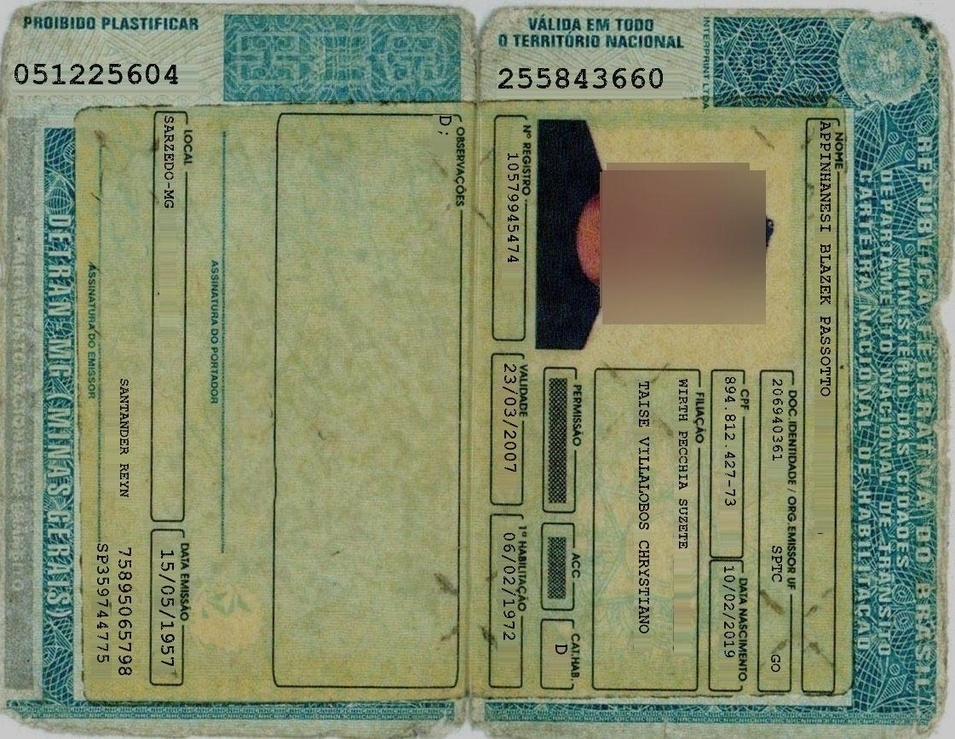
#> input picture CNH_Aberta/00000000_in.jpg, 955 x 739 px, shrunk from 1121 x 868 before the run
$ jupyter execute estatistica.ipynb
#> lines starting #> are read from the running program, lines starting #| are printed output that depends on the picture; after the words box and inside, x2 and y2 are one past the last pixel; in counts of white or black regions, pixels touching at a corner belong together
[cell 1]
import pandas as pd
import numpy as np
import cv2
from matplotlib import pyplot as plt

vou fazer a analise de uma imagem pra ver como é o histograma, ELA e outras caracteristicas estatisticas

[cell 2]
# importando UMA IMAGEM DO CONJUNTO DE DADOS
IMAGE_PATH = 'CNH_Aberta/00000000_in.jpg'
image = cv2.imread(IMAGE_PATH)
#> image is the input picture: shape (739, 955, 3); mean B, G, R 108.7, 139.4, 128.4

#image_pb = cv2.cvtColor(image, cv2.COLOR_BGR2GRAY)/255.0
# ou converte para a escala YCrCb e pega o canal Y (luminância)
image_ycrcb = cv2.cvtColor(image, cv2.COLOR_BGR2YCrCb)
#> image_ycrcb: shape (739, 955, 3); mean of channels 0, 1, 2 132.6, 125, 114.5
image_pb = image_ycrcb[:,:,0]/255.0
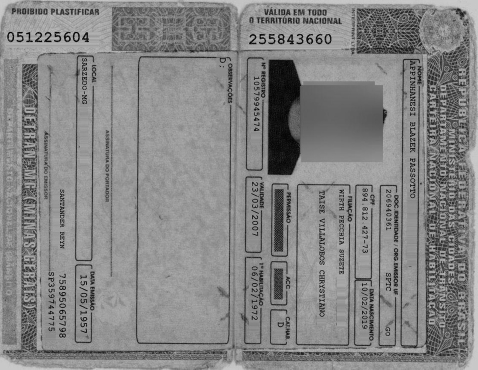
#> image_pb: shape (739, 955) float64 (shown at 1/2 size); min 0, max 0.824, mean 0.52
plt.imshow(image_pb)
plt.show()

[cell 3]
#plotando o histograma da imagem
hist = cv2.calcHist([image], [0], None, [256], [0, 256])
#> hist = 256 values, max 15523 at index 112, min 0 at index 209, mean 2756.8
plt.plot(hist)
plt.xlim([0, 256])
plt.show()
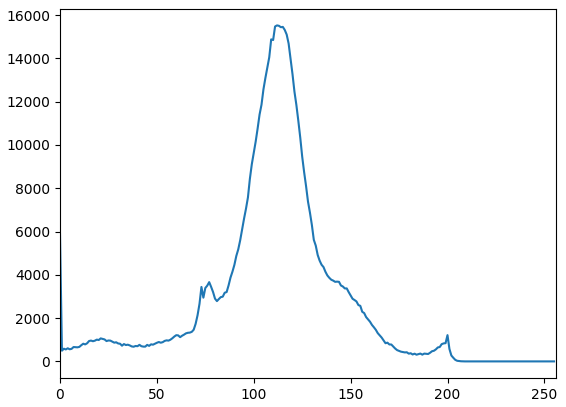
#> figure drawn by matplotlib, 1 panel; curve peaks at x = 112, y = 15523

### ELA
Vou salvar a imagem com uma compressão de 90% e comparar (diff) com a original, as partes como a diferença grande, provavelmente são as que foram comprimidas em separado do resto da imagem

[cell 4]
# salvando a imagem com compressão de 90%
cv2.imwrite('compressed.jpg', image, [int(cv2.IMWRITE_JPEG_QUALITY), 90])
# lendo a imagem comprimida
compressed_image = cv2.imread('compressed.jpg')
# convertendo para float32 para evitar overflow
image_float = image.astype(np.float32)
compressed_float = compressed_image.astype(np.float32)
# calculando a diferença absoluta entre a imagem original e a comprimida
diff = cv2.absdiff(image_float, compressed_float)
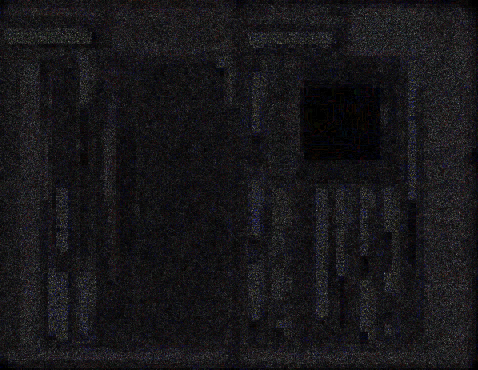
#> diff: shape (739, 955, 3) float32 (shown at 1/2 size); mean B, G, R 2.4, 2.2, 2.3; drawn with min black and max white
# amplificando a diferença para visualização
diff_amplified = cv2.multiply(diff, np.array([50.0]))#aqui mult bem alto pra ficar mais visivelgit
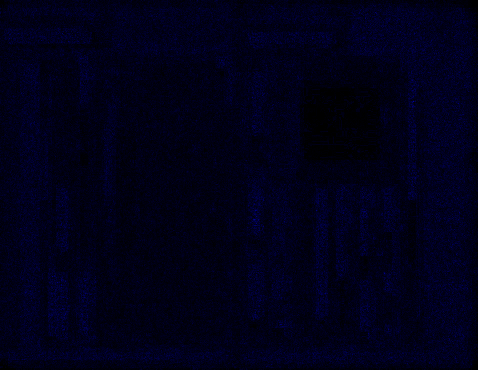
#> diff_amplified: shape (739, 955, 3) float32 (shown at 1/2 size); mean B, G, R 121.8, 0, 0; drawn with min black and max white
# convertendo de volta para uint8
diff_uint8 = cv2.convertScaleAbs(diff_amplified)
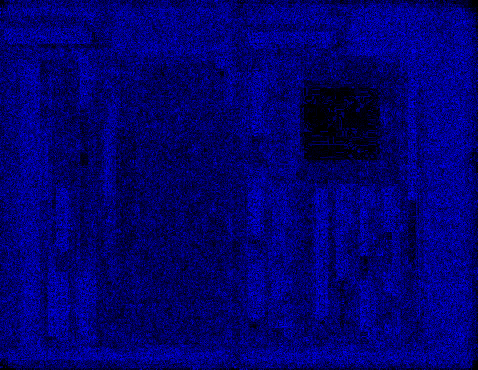
#> diff_uint8: shape (739, 955, 3) (shown at 1/2 size); mean B, G, R 111.6, 0, 0
# exibindo a imagem de diferença
plt.imshow(cv2.cvtColor(diff_uint8, cv2.COLOR_BGR2RGB))
plt.title('Error Level Analysis (ELA)')
plt.axis('off')
plt.show()

A imagem analisada tem 2 grandes alterações: os campos tivem as palavras alteradas e as bordas do documento possivelmente pertencem a outra imagem

### AREAS COLADAS, CLONADAS E/OU MOVIDAS

[cell 5]
# usando SIFT para detectar pontos chave e descrever características locais
sift = cv2.SIFT_create()
kp, des = sift.detectAndCompute(image.astype(np.uint8), None)
#> kp = 7934 keypoints; strongest (x, y, size): (82, 82, 2.4), (547, 69, 2.4), (732, 418, 1.9), (595, 71, 2.1)
# criando um matcher BF (Brute Force)
bf = cv2.BFMatcher.create(cv2.NORM_L2, crossCheck=False)

# encontrando os melhores matches
matches = bf.knnMatch(des, des, k=2)
#> matches = 7934 matches

[cell 6]
DISTANCIA_MINIMA = 1100.0 # distância mínima para considerar um bom match

#filtrando os bons matches usando o critério de razão de Lowe (quanto menor melhor)
good_matches = []
for m, n in matches:
    if m.queryIdx == n.trainIdx:
        continue # ignorar matches do mesmo ponto
    pt1 = np.array(kp[m.queryIdx].pt)
    pt2 = np.array(kp[n.trainIdx].pt)

    distancia = np.linalg.norm(pt1 - pt2)

    if distancia > DISTANCIA_MINIMA:
        good_matches.append((pt1, pt2))
#> this loop made 7934 passes
#> (pt1, pt2, distancia) on passes 1 to 3: ([2.92, 576], [761.2, 726.9], 773.1), ([3.47, 548.2], [41.48, 526.6], 43.71), ([3.53, 430.9], [3.54, 640.3], 209.4)
#> after the loop, good_matches = [([16.28, 704.4], [907.4, 41.36]), ([25.34, 702.7], [931.1, 34.14])]

print(f'Número de bons matches encontrados: {len(good_matches)}')
#| Número de bons matches encontrados: 2

[cell 7]
# visualizando os bons matches
match_image = image.copy()
for pt1, pt2 in good_matches:
    pt1 = tuple(map(int, pt1))
    pt2 = tuple(map(int, pt2))
    cv2.circle(match_image, pt1, 5, (0, 255, 0), -1)
    cv2.circle(match_image, pt2, 5, (0, 0, 255), -1)
    cv2.line(match_image, pt1, pt2, (255, 0, 0), 1)
#> this loop made 2 passes
#> (pt1, pt2) on passes 1 to 2: ((16, 704), (907, 41)), ((25, 702), (931, 34))
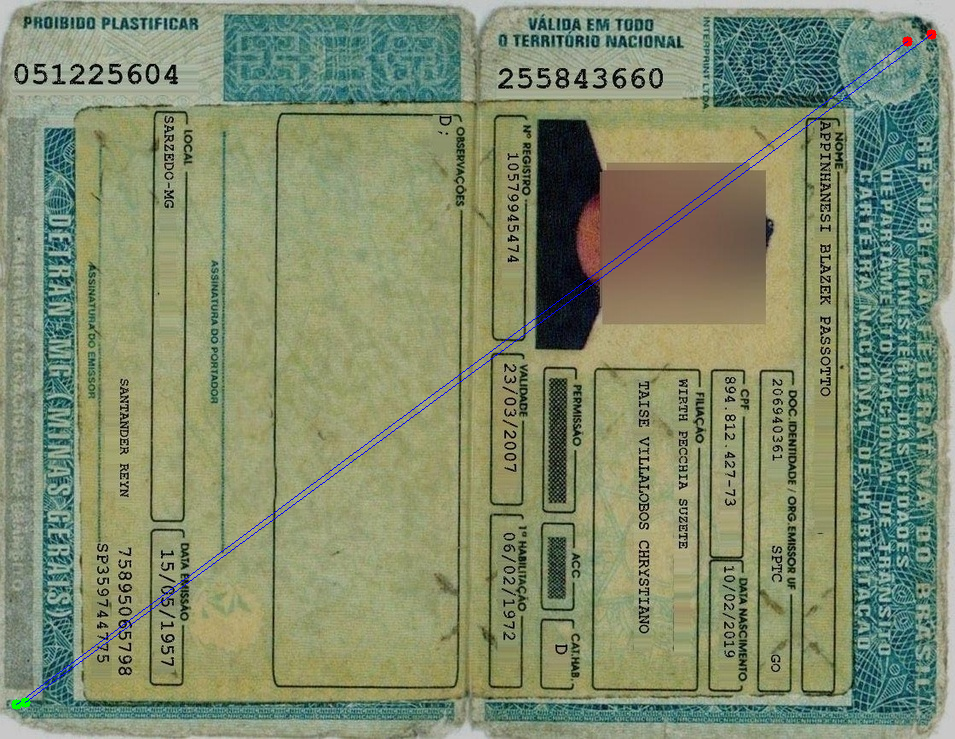
#> match_image: shape (739, 955, 3); 0.3% of pixels changed, all inside (x1, y1, x2, y2) = (11, 29, 937, 710)

sublot = plt.subplot(1, 1, 1)
sublot.imshow(cv2.cvtColor(match_image, cv2.COLOR_BGR2RGB))
sublot.set_title('Bons Matches Detectados')
sublot.axis('off')
plt.show()

$ run again, with CNH_Aberta/00000001_in.jpg copied over CNH_Aberta/00000000_in.jpg
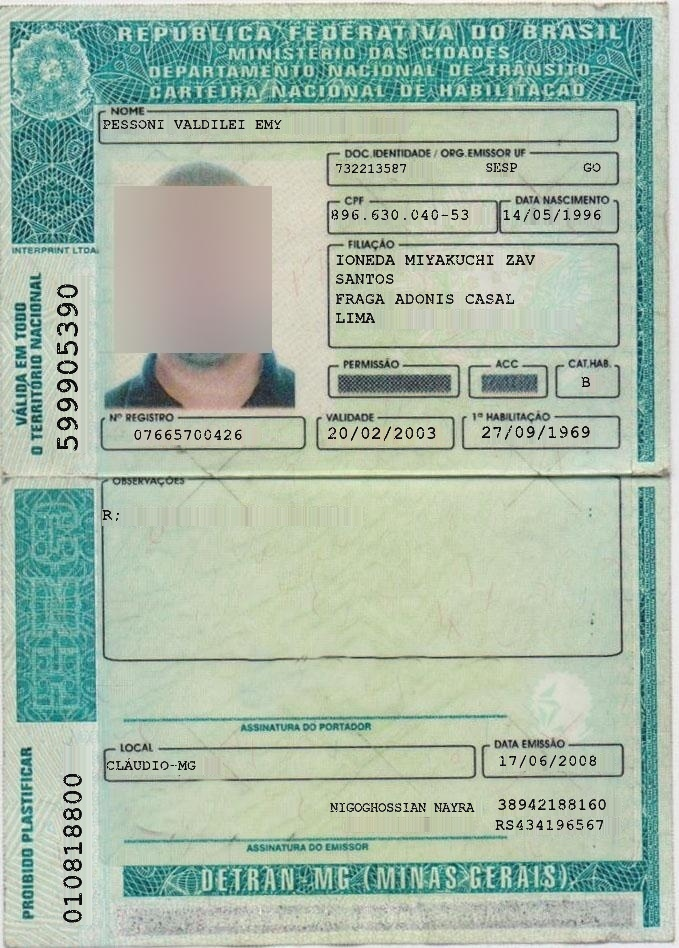
#> input picture CNH_Aberta/00000001_in.jpg, 679 x 948 px
#> image is the input picture: shape (948, 679, 3); mean B, G, R 167.7, 184.8, 165.6
#> image_ycrcb: shape (948, 679, 3); mean of channels 0, 1, 2 177.1, 119.8, 122.7
#> hist = 256 values, max 19545 at index 182, min 0 at index 250, mean 2514.4
#> `diff_uint8 = cv2.convertScaleAbs(diff_amplified)`:
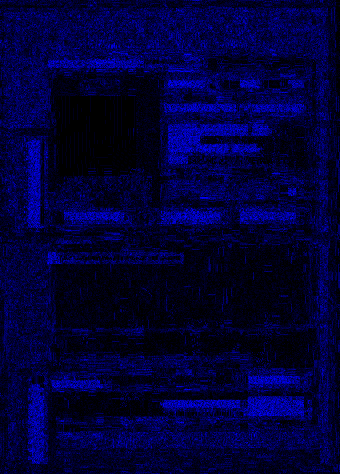
#> diff_uint8: shape (948, 679, 3) (shown at 1/2 size); mean B, G, R 56.2, 0, 0
#> kp = 7636 keypoints; strongest (x, y, size): (483, 264, 1.9), (482, 256, 1.8), (427, 256, 1.9), (476, 303, 1.9)
#> matches = 7636 matches
#> the loop `for m, n in matches:` made 7636 passes
#> (pt1, pt2, distancia) on passes 1 to 3: ([2.47, 591.4], [2.54, 594.4], 3.03), ([2.47, 591.4], [573.8, 504], 578), ([2.54, 594.4], [2.47, 591.4], 3.03)
#> after the loop `for m, n in matches:`: good_matches = [([11.88, 23.2], [658.6, 925.1]), ([636.6, 3.61], [4.49, 909.8])]
#| Número de bons matches encontrados: 2
#> the loop `for pt1, pt2 in good_matches:` made 2 passes
#> (pt1, pt2) on passes 1 to 2: ((11, 23), (658, 925)), ((636, 3), (4, 909))
#> after the loop `for pt1, pt2 in good_matches:`:
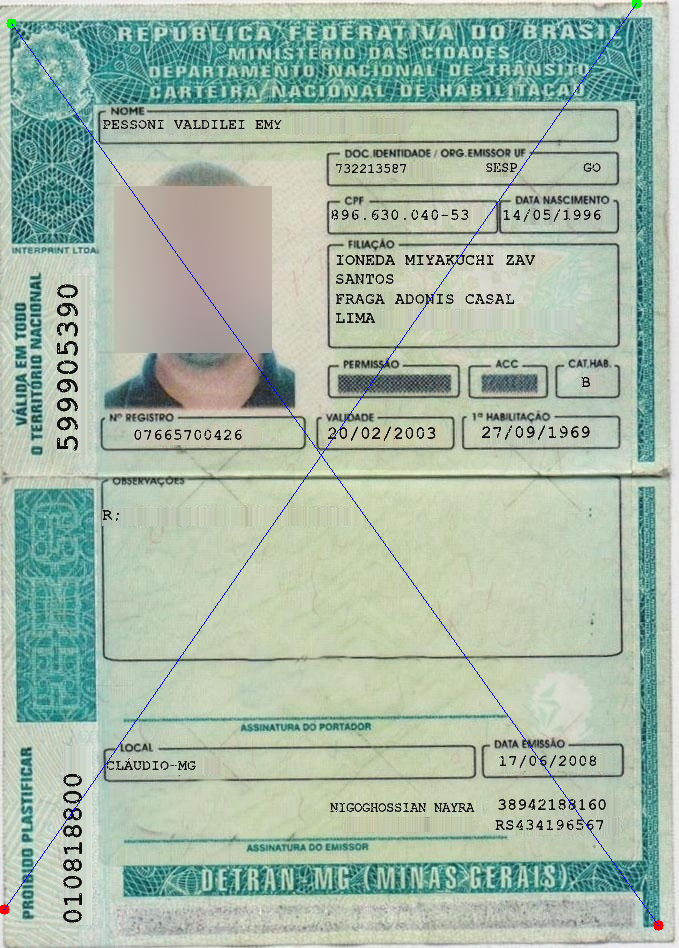
#> match_image: shape (948, 679, 3); 0.33% of pixels changed, all inside (x1, y1, x2, y2) = (0, 0, 664, 931)

$ run again, with CNH_Aberta/00000003_in.jpg copied over CNH_Aberta/00000000_in.jpg
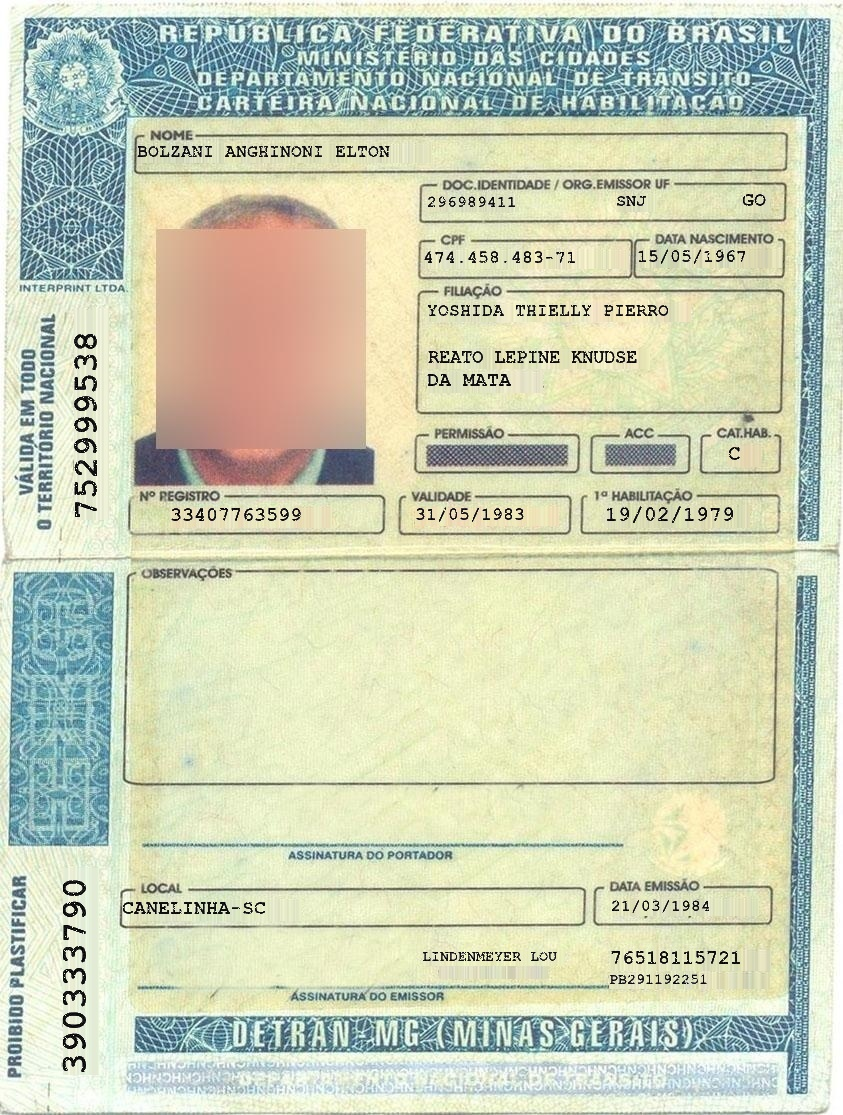
#> input picture CNH_Aberta/00000003_in.jpg, 843 x 1115 px
#> image is the input picture: shape (1115, 843, 3); mean B, G, R 182.6, 208, 201.6
#> image_ycrcb: shape (1115, 843, 3); mean of channels 0, 1, 2 203.2, 126.8, 116.4
#> hist = 256 values, max 21073 at index 194, min 54 at index 38, mean 3671.7
#> `diff_uint8 = cv2.convertScaleAbs(diff_amplified)`:
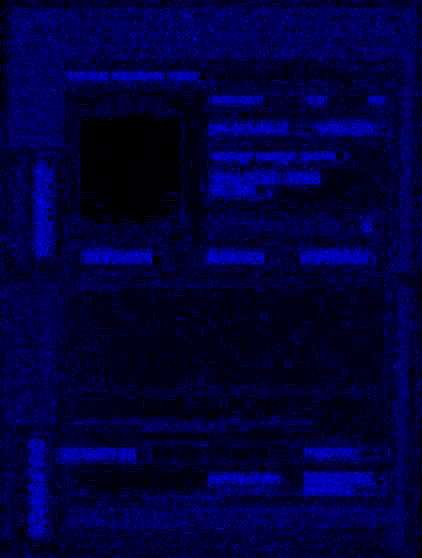
#> diff_uint8: shape (1115, 843, 3) (shown at 1/2 size); mean B, G, R 60.8, 0, 0
#> kp = 11632 keypoints; strongest (x, y, size): (429, 306, 2), (583, 306, 1.9), (435, 306, 1.9), (65, 1003, 3)
#> matches = 11632 matches
#> the loop `for m, n in matches:` made 11632 passes
#> (pt1, pt2, distancia) on passes 1 to 3: ([2.76, 914.3], [25.09, 74.52], 840.1), ([2.76, 914.3], [25.86, 323.7], 591.1), ([2.97, 509.8], [778.9, 511.2], 776)
#> after the loop `for m, n in matches:`: good_matches = 138 items, first 6: ([15.91, 835], [821.5, 26.15]), ([19.15, 133], [761.7, 1053]), ([20.86, 135.4], [693.9, 1053.1]), ([21.6, 952.8], [762.8, 23.62]), ([22.05, 92.56], [788.1, 910.4]), ([23.91, 234.1], [767.7, 1047.1])
#| Número de bons matches encontrados: 138
#> the loop `for pt1, pt2 in good_matches:` made 138 passes
#> (pt1, pt2) on passes 1 to 8: ((15, 835), (821, 26)), ((19, 132), (761, 1052)), ((20, 135), (693, 1053)), ((21, 952), (762, 23)), ((22, 92), (788, 910)), ((23, 234), (767, 1047)), ((26, 57), (831, 904)), ((27, 90), (788, 1083))
#> after the loop `for pt1, pt2 in good_matches:`:
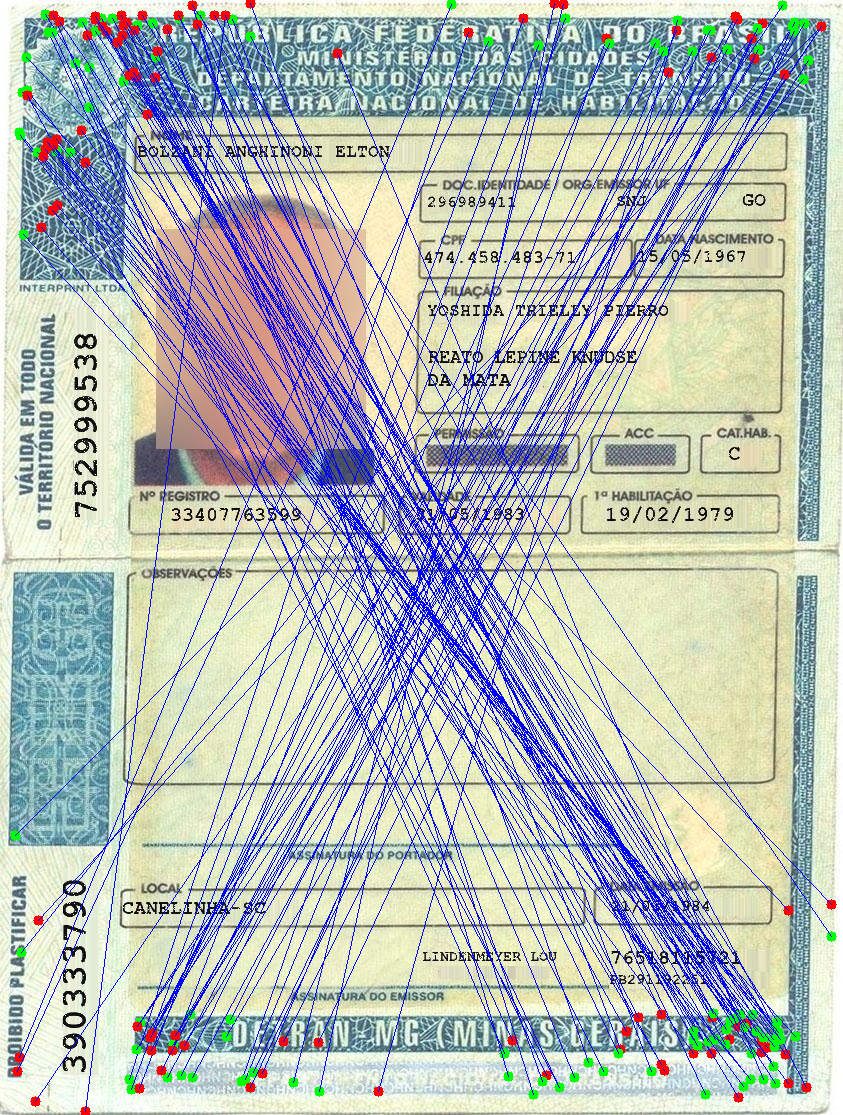
#> match_image: shape (1115, 843, 3); 11.43% of pixels changed, all inside (x1, y1, x2, y2) = (10, 0, 837, 1115)
